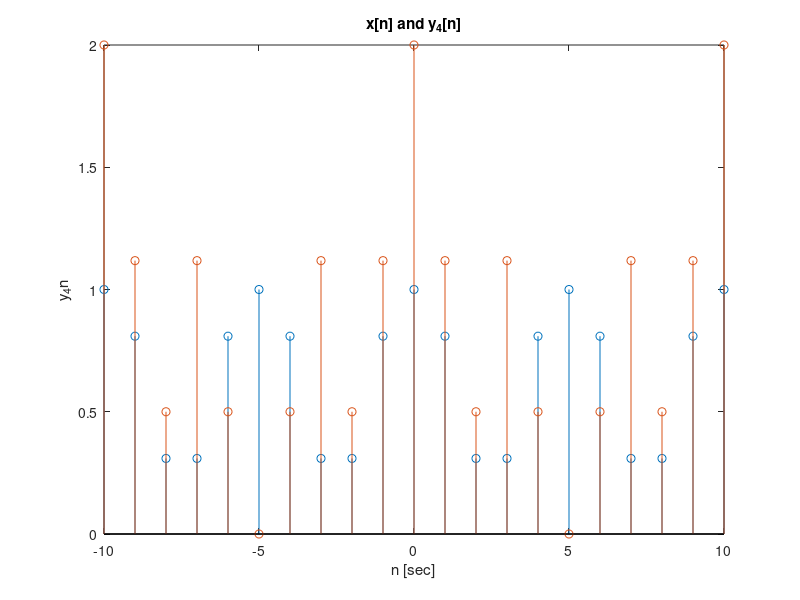

Here is the MATLAB script that generated this plot: (Note: this script raises an error after producing the figure.)
%e
w = linspace(-pi,pi,2*10000+1);
n = -10:10;
xn = cos((2.*pi./5).*n) + cos(((pi)./5).*n);
yn2 = cos((2.*pi./5).*n) + cos(((pi)./5).*n);
yn3 = cos(((pi)./5).*n);
yn4 = cos(((pi)./5).*n);
yn6 = 0;
%h2
stem(n,abs(yn2));
hold on
stem(n, abs(xn));
hold off
title('x[n] and y_3[n]')
xlabel('n [sec]');
ylabel('y_2n');

%h3
stem(n,abs(yn3));
hold on;
stem(n, abs(xn));
hold off;
title('x[n] and y_3[n]')
xlabel('n [sec]');
ylabel('y_3n');

%h4
stem(n,abs(yn4));
hold on;
stem(n, abs(xn));
hold off;
title('x[n] and y_4[n]')
xlabel('n [sec]');
ylabel('y_4n');
%h6
stem(n,abs(yn6));
hold on;
stem(n, abs(xn));
hold off;
title('x[n] and y_6[n]')
xlabel('n [sec]');
ylabel('y_6n');
